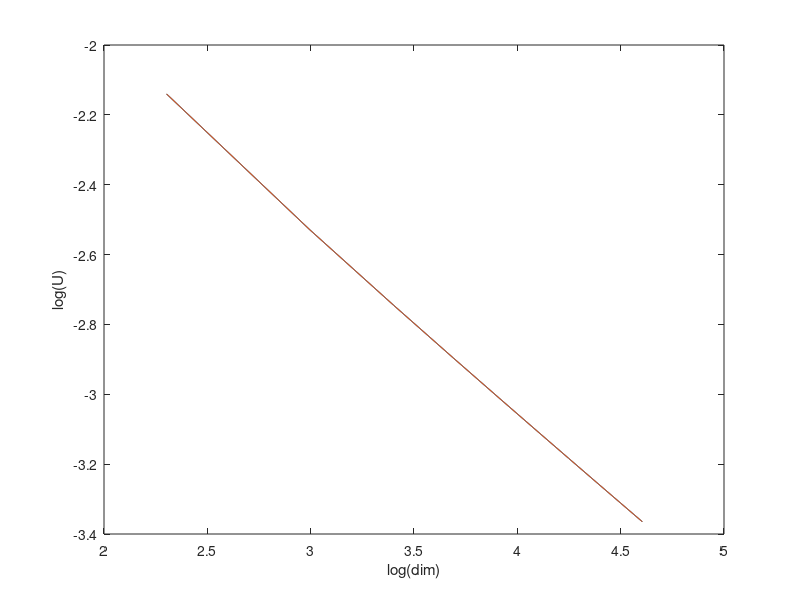

Reproduce this figure in MATLAB.
clear; clc;
%%
%Analysis of Singular vectors of matrix L

%%%%%%%%%%%%%%%%%%%%%%%%%%%%%%%%%%%%%%%%%%%%%%%%%%%%%%%%%%%%%%%%%%%%%%%%%%%
%Space parameters
%%%%%%%%%%%%%%%%%%%%%%%%%%%%%%%%%%%%%%%%%%%%%%%%%%%%%%%%%%%%%%%%%%%%%%%%%%%

%Number of nodes in each direction
N = 100;                     %Number of nodes in X direction
M = 100;                     %Number of nodes in Y direction

% RES = zeros((N/10)*(M/10),5);    
% k=1;
% for i=10:10:N
%     for j=10:10:M
%         
%         n= i;
%         m = j;
%         
%         %Boundaries locations of the domain
%         xmin = 0.0;       %Left boundary
%         ymin = 0.0;       %Bottom boundary
%         xmax = 1.0;       %Top boundary
%         ymax = 1.0;       %Right boundary
% 
%         %Space differentials
%         dx = (xmax-xmin)/(n-1);           %X diferential
%         dy = (ymax-ymin)/(m-1);           %Y diferential
% 
%         %Laplace operator matrix with five points second drivate and neuman
%         %boundary conditions
% 
%         % Storing diagonals in one matrix and their positions
%         % Ensuring 
%         if(dy>=dx)
%             alx = 1;
%             aly = (dx^2)/(dy^2);
%             alp = -(2 + ((dx^2)/(dy^2))*2);
%         else
%             alx = (dy^2)/(dx^2);
%             aly = 1;
%             alp =-(2*((dy^2)/(dx^2)) + 2);
%         end
% 
%         L11 = spdiags(ones(m,1),0,m,m);
%         h1 = [alx*ones(n,1) alp*ones(n,1) alx*ones(n,1)];
%         h1(2,3) = alx*2;
%         h1(n-1,1) = alx*2;
%         L12 = spdiags(h1,[-1 0 1],n,n);
%         h2 = ones(m,2);
%         h2(2,2) = 2;
%         h2(m-1,1) = 2;
%         L21 = spdiags(h2,[-1 1],m,m);
%         L22 = spdiags(aly*ones(n,1),0,n,n);
%         L1 = kron(L11,L12);
%         L2 = kron(L21,L22);
%         L = L1 + L2;
%         %spy(L)
% 
% 
%         % Autovecor asociado al autovalor = 0
%         % [vecprop0,valprop0] = svds(L,1,'smallest');
%         [U1,S1,V1] = svds(L,1,'smallest');
%         RES(k,1) = n;
%         RES(k,2) = m;
%         RES(k,3) = max(abs(U1));
%         RES(k,4) = S1;
%         RES(k,5) = max(abs(V1));
%         k = k + 1;
%     end
% end

load('svms.mat')

MS = reshape(RES(:,1),(N/10),(M/10));
NS = reshape(RES(:,2),(N/10),(M/10));
US = reshape(RES(:,3),(N/10),(M/10));
VS = reshape(RES(:,5),(N/10),(M/10));

surf(log(NS),log(MS),log(US))
xlabel('N')
ylabel('M')
zlabel('U')

% hold on
% 
% surf(log(NS),log(MS),log(VS))
% xlabel('N')
% ylabel('M')
% zlabel('V')
% 
% surf(log(NS),log(MS),log(US.*(MS.*NS)))
% xlabel('N')
% ylabel('M')
% zlabel('U')
% % 
% surf(log(NS),log(MS),log(VS.*(MS.*NS)))
% xlabel('N')
% ylabel('M')
% zlabel('V')

UMN = (US.*(MS.*NS));
LUS = log(US);
LNS = log(NS);
LMS = log(MS);
m = (LUS(10,1)-LUS(1,1))/(LNS(10,1)-LNS(1,1));
b = (LUS(10,1))-m*(LNS(10,1));

US2 = (NS.^m).*(MS.^m);

plot(LNS(:,1),LUS(:,1))
hold on
plot(LMS(1,:),LUS(1,:))
xlabel('log(dim)')
ylabel('log(U)')

VMN = (VS.*(MS.*NS)).^2;
VS2 = 1./(sqrt(MS.*NS));
